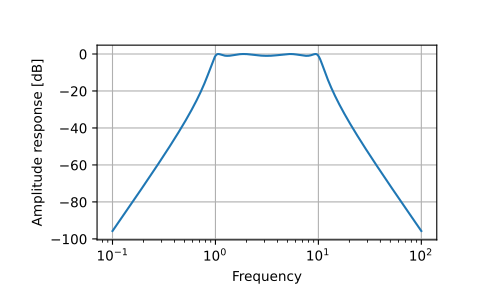

Recreate this plot in Python.
from scipy.signal import freqs_zpk, iirfilter

z, p, k = iirfilter(4, [1, 10], 1, 60, analog=True, ftype='cheby1',
                    output='zpk')

w, h = freqs_zpk(z, p, k, worN=np.logspace(-1, 2, 1000))

import matplotlib.pyplot as plt
plt.semilogx(w, 20 * np.log10(abs(h)))
plt.xlabel('Frequency')
plt.ylabel('Amplitude response [dB]')
plt.grid()
plt.show()
